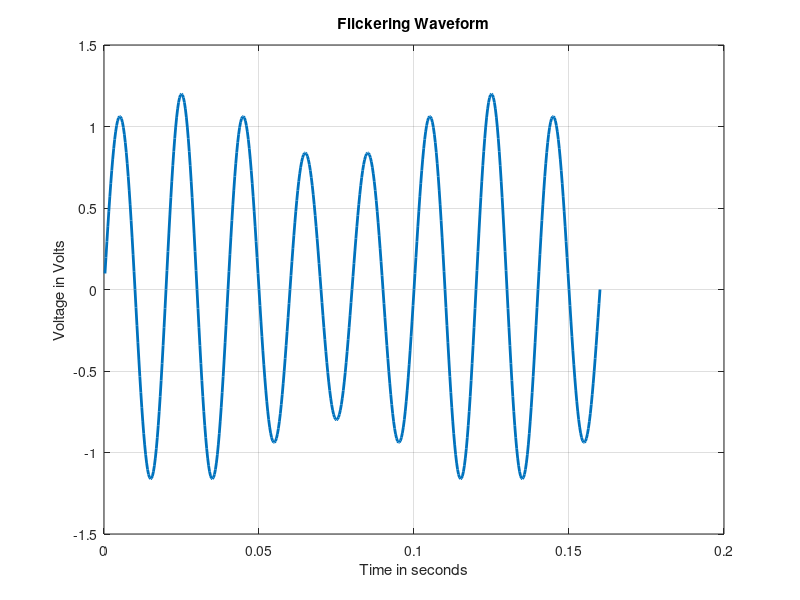

This chart was generated by the following MATLAB code:
a1 = 0.2;
f1 = 10;
w1 = 2*pi*f1;
f =50;
w = 2*pi*f;
Ns = 64;
k = 1:8*Ns;
t = k*(0.020/Ns);
a = (1 + a1 * sin(w1*t));
b = sin(w*t); 
V = a.*b;
plot(t, V, 'Linewidth', 2);
grid on;
xlabel('Time in seconds');
ylabel('Voltage in Volts');
title('Flickering Waveform')
